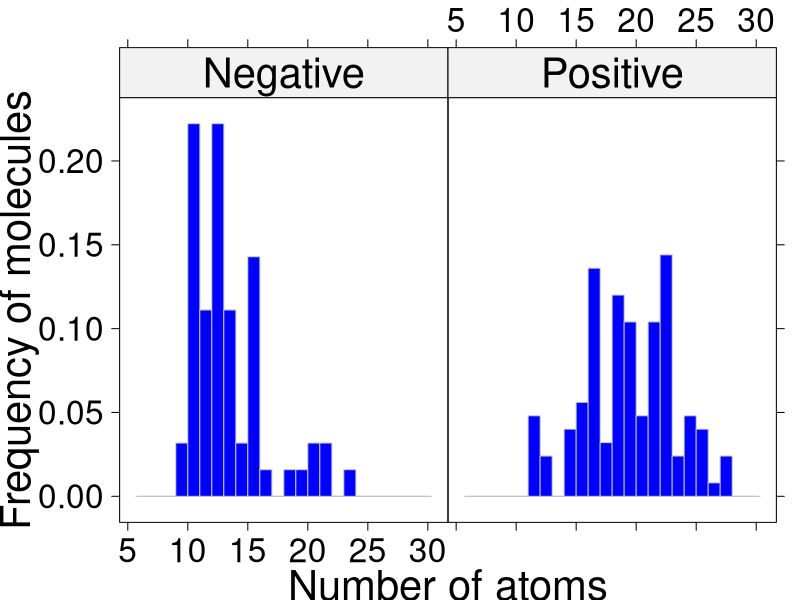
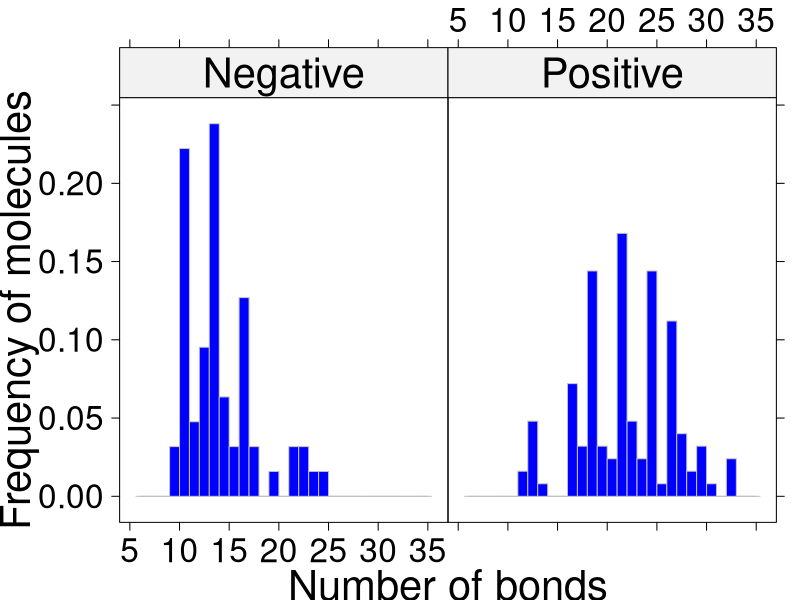

Generate these figures, in order, with R:

library(lattice)


data = as.matrix(read.table('../data/mutag_statistics.txt'),col.names = c('a','b','c'));
data = data.frame(data)
names(data) = c('Class', 'AtomNumber', 'BondNumber')
for(i in c(1:length(data$Class)))
{
	if(data$Class[i] == 1)
	{data$Class[i] = 'Positive'}
	else
	{data$Class[i] = 'Negative'}
}


theme.novpadding <-
   list(layout.heights =
        list(top.padding = 0,
            main.key.padding = 0,
            key.axis.padding = 0,
            axis.xlab.padding = 0,
            xlab.key.padding = 0,
            key.sub.padding = 0,
            bottom.padding = 0),
        layout.widths =
        list(left.padding = 0,
            key.ylab.padding = 0,
            ylab.axis.padding = 0,
            axis.key.padding = 0,
            right.padding = 0),
	fontsize = 
	list(text=30, points = 20))


pdf('../plots/mutag_atom_statistics.pdf', width = 16, height = 8)
histogram(~AtomNumber|Class, data, type="density", breaks=c(6:30), col = 'blue', border = 'grey', par.settings = theme.novpadding, ylab = 'Frequency of molecules', xlab = 'Number of atoms')
dev.off()


pdf('../plots/mutag_bond_statistics.pdf', width = 16, height = 8)
histogram(~BondNumber|Class, data, type="density", breaks=c(6:35), col = 'blue', border = 'grey', par.settings = theme.novpadding, ylab = 'Frequency of molecules', xlab = 'Number of bonds')
dev.off()

